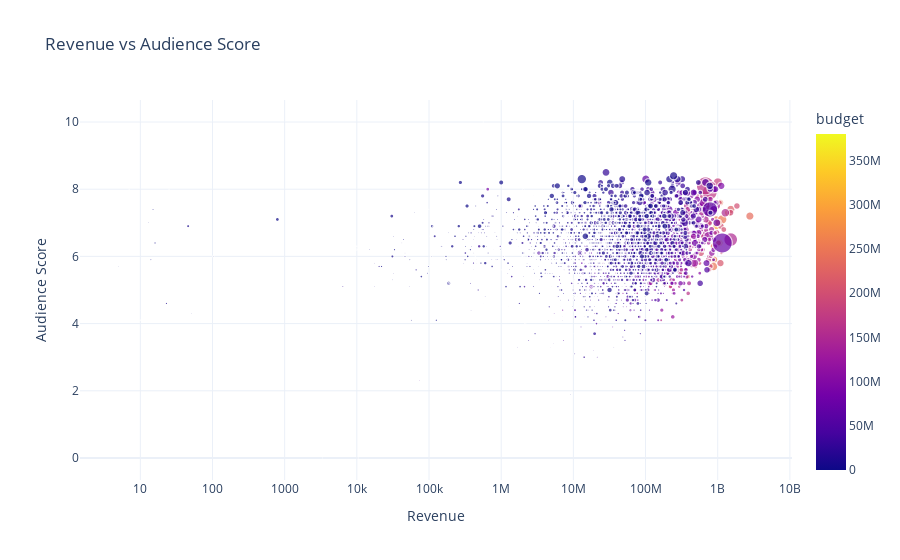

Here is the notebook cell this chart was saved with:
### Code cell
fig7 = px.scatter(
    df_final,
    x='revenue',
    y='vote_average',
    color='budget',
    size='popularity',
    title='Revenue vs Audience Score',
    labels={'revenue': 'Revenue', 'vote_average': 'Audience Score'},
    hover_name='title',
    log_x=True
)
fig7.update_layout(template='plotly_white')
fig7.show()

### Figure 1 — Plotly figure (JSON) as saved in the notebook; plotly's stock layout.template omitted (floating-point values rounded to 4 significant figures; data arrays with more than 128 entries replaced by an {"elided": "..."} marker saying what was removed)
{"data": [{"hovertemplate": "<b>%{hovertext}</b><br><br>Revenue=%{x}<br>Audience Score=%{y}<br>popularity=%{marker.size}<br>budget=%{marker.color}<extra></extra>", "hovertext": {"elided": "4805 str values"}, "legendgroup": "", "marker": {"color": {"elided": "4805 int values"}, "coloraxis": "coloraxis", "size": {"elided": "4805 float values"}, "sizemode": "area", "sizeref": 2.189, "symbol": "circle"}, "mode": "markers", "name": "", "showlegend": false, "type": "scattergl", "x": {"elided": "4805 int values"}, "xaxis": "x", "y": {"elided": "4805 float values"}, "yaxis": "y"}], "layout": {"coloraxis": {"colorbar": {"title": {"text": "budget"}}, "colorscale": [[0, "#0d0887"], [0.1111, "#46039f"], [0.2222, "#7201a8"], [0.3333, "#9c179e"], [0.4444, "#bd3786"], [0.5556, "#d8576b"], [0.6667, "#ed7953"], [0.7778, "#fb9f3a"], [0.8889, "#fdca26"], [1, "#f0f921"]]}, "legend": {"itemsizing": "constant", "tracegroupgap": 0}, "title": {"text": "Revenue vs Audience Score"}, "xaxis": {"anchor": "y", "domain": [0, 1], "title": {"text": "Revenue"}, "type": "log"}, "yaxis": {"anchor": "x", "domain": [0, 1], "title": {"text": "Audience Score"}}}}
